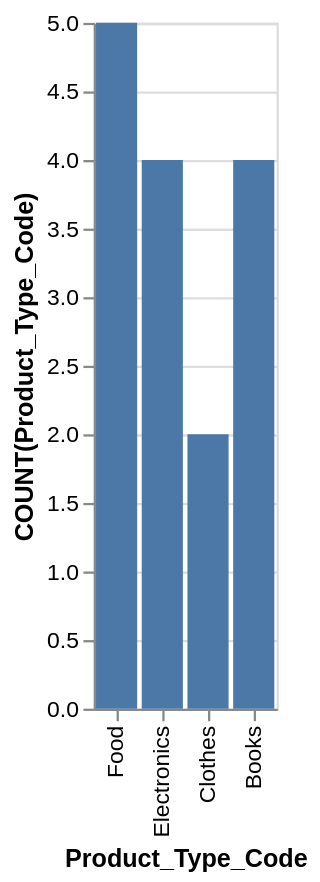

Write the Vega-Lite specification saved for this chart.
### Vega-Lite specification from a JSON file in a GitHub repository (floating-point values rounded to 4 significant figures)
{"data": {"values": [{"x_data": "Food", "y_data": 5}, {"x_data": "Electronics", "y_data": 4}, {"x_data": "Clothes", "y_data": 2}, {"x_data": "Books", "y_data": 4}]}, "mark": "bar", "encoding": {"x": {"field": "x_data", "type": "nominal", "title": "Product_Type_Code", "sort": "descending"}, "y": {"field": "y_data", "type": "quantitative", "title": "COUNT(Product_Type_Code)"}}}
